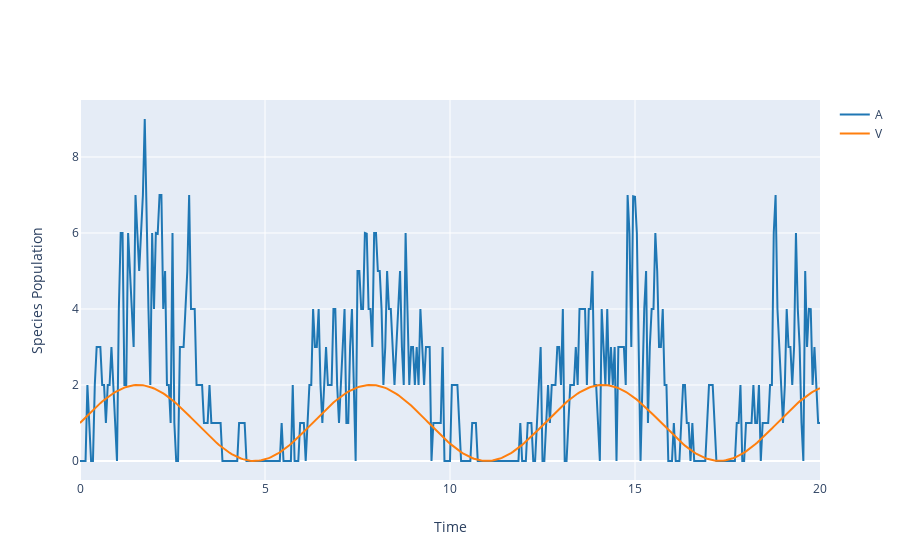

The notebook cell this image was saved under:
### Code cell
results.plotplotly()

### Figure 1 — Plotly figure (JSON) as saved in the notebook; plotly's stock layout.template omitted (floating-point values rounded to 4 significant figures; data arrays with more than 128 entries replaced by an {"elided": "..."} marker saying what was removed)
{"data": [{"line": {"color": "#1f77b4"}, "mode": "lines", "name": "A", "type": "scatter", "x": {"elided": "401 float values"}, "y": {"elided": "401 float values"}}, {"line": {"color": "#ff7f0e"}, "mode": "lines", "name": "V", "type": "scatter", "x": {"elided": "401 float values"}, "y": {"elided": "401 float values"}}], "layout": {"showlegend": true, "title": {"text": ""}, "xaxis": {"title": {"text": "Time "}}, "yaxis": {"title": {"text": "Species Population"}}}}
